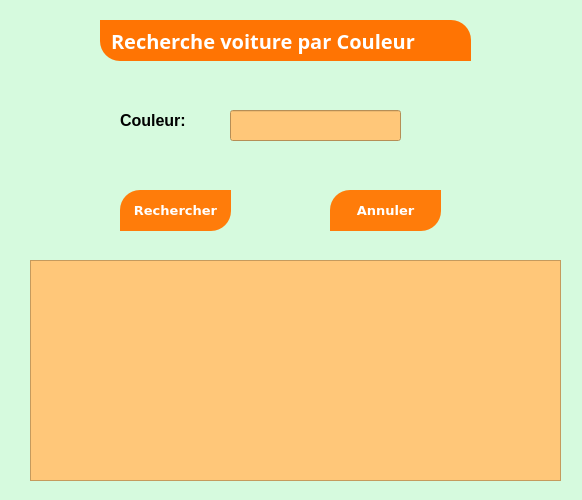
<?xml version="1.0" encoding="UTF-8"?>
<ui version="4.0">
 <class>Form</class>
 <widget class="QWidget" name="Form">
  <property name="geometry">
   <rect>
    <x>0</x>
    <y>0</y>
    <width>582</width>
    <height>500</height>
   </rect>
  </property>
  <property name="windowTitle">
   <string>Form</string>
  </property>
  <property name="styleSheet">
   <string notr="true">background-color: rgb(214, 250, 222);</string>
  </property>
  <widget class="QLabel" name="label">
   <property name="geometry">
    <rect>
     <x>100</x>
     <y>20</y>
     <width>371</width>
     <height>41</height>
    </rect>
   </property>
   <property name="font">
    <font>
     <family>Montserrat</family>
     <pointsize>15</pointsize>
     <weight>75</weight>
     <bold>true</bold>
    </font>
   </property>
   <property name="styleSheet">
    <string notr="true">background-color: rgb(255, 116, 3);
color:white;
text-align:center;
padding:5px;
border-top-right-radius: 20px;
border-bottom-left-radius: 20px;</string>
   </property>
   <property name="text">
    <string>Recherche voiture par Couleur</string>
   </property>
  </widget>
  <widget class="QLabel" name="label_2">
   <property name="geometry">
    <rect>
     <x>120</x>
     <y>110</y>
     <width>91</width>
     <height>21</height>
    </rect>
   </property>
   <property name="font">
    <font>
     <pointsize>12</pointsize>
     <weight>75</weight>
     <bold>true</bold>
    </font>
   </property>
   <property name="text">
    <string>Couleur:</string>
   </property>
  </widget>
  <widget class="QLineEdit" name="lineEdit">
   <property name="geometry">
    <rect>
     <x>230</x>
     <y>110</y>
     <width>171</width>
     <height>31</height>
    </rect>
   </property>
   <property name="font">
    <font>
     <pointsize>10</pointsize>
    </font>
   </property>
   <property name="styleSheet">
    <string notr="true">background-color: rgb(255, 199, 121);</string>
   </property>
  </widget>
  <widget class="QPushButton" name="pushButton">
   <property name="geometry">
    <rect>
     <x>120</x>
     <y>190</y>
     <width>111</width>
     <height>41</height>
    </rect>
   </property>
   <property name="font">
    <font>
     <family>Verdana</family>
     <pointsize>10</pointsize>
     <weight>75</weight>
     <bold>true</bold>
    </font>
   </property>
   <property name="styleSheet">
    <string notr="true">
color:white;
background-color: rgb(255, 124, 10);

padding:5px;
border-top-left-radius: 20px;
border-bottom-right-radius: 20px;</string>
   </property>
   <property name="text">
    <string>Rechercher</string>
   </property>
  </widget>
  <widget class="QPushButton" name="pushButton_2">
   <property name="geometry">
    <rect>
     <x>330</x>
     <y>190</y>
     <width>111</width>
     <height>41</height>
    </rect>
   </property>
   <property name="font">
    <font>
     <family>Verdana</family>
     <pointsize>10</pointsize>
     <weight>75</weight>
     <bold>true</bold>
    </font>
   </property>
   <property name="styleSheet">
    <string notr="true">
color:white;
background-color: rgb(255, 124, 10);

padding:5px;
border-top-left-radius: 20px;
border-bottom-right-radius: 20px;</string>
   </property>
   <property name="text">
    <string>Annuler</string>
   </property>
  </widget>
  <widget class="QLabel" name="label_4">
   <property name="geometry">
    <rect>
     <x>480</x>
     <y>50</y>
     <width>71</width>
     <height>61</height>
    </rect>
   </property>
   <property name="styleSheet">
    <string notr="true">image: url(:/newPrefix/reche.jpg);</string>
   </property>
   <property name="text">
    <string/>
   </property>
  </widget>
  <widget class="QTextEdit" name="textEdit">
   <property name="geometry">
    <rect>
     <x>30</x>
     <y>260</y>
     <width>531</width>
     <height>221</height>
    </rect>
   </property>
   <property name="styleSheet">
    <string notr="true">background-color: rgb(255, 199, 121);</string>
   </property>
  </widget>
 </widget>
 <resources>
  <include location="cx d.qrc"/>
 </resources>
 <connections/>
</ui>
